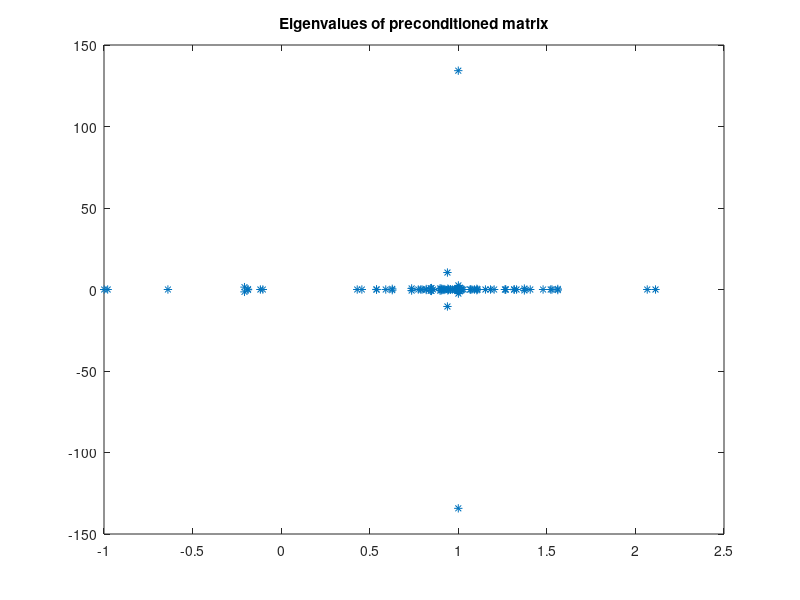

Reproduce this figure in MATLAB. (Note: this script raises an error after producing the figure.)
% TEST PROGRAM
% Run CPDQGMRES and CPGMRES(r) on random unsymmetric generalized
% saddle-point systems.
%
% Daniela di Serafino, Sept. 10, 2017

% clear;
% close all;

n = 200; m = 100;
density = 0.01;
Q = sprand(n,n,density,1e-1);  % Q may have zeros on diag
a = 5.0e-1;                     % the smaller a, the worse Q. Small entries on diag?
Q = Q + a*speye(n);
A = sprand(m,n,density);
% A = 1e8*A;
C = spdiags(abs(diag(rand(m))),0,m,m);
% C = 1e-2*C;
K = [Q  A' ; A  -C];
b = rand(n+m, 1);

x = K\b;

fprintf('\nSADDLE-POINT SYSTEM (n = %d, m = %d)\n', n, m);
fprintf('\n  [ A   B'' ] [x] = [b]');
fprintf('\n  [ B  -C  ] [y]   [0]\n');
fprintf('\n  matrix rank: %d\n', rank(full(K)));

% G = speye(n);
% G = spdiags(abs(diag(Q)),0,n,n);

% Define symmetric banded G with half bandwidth hbw. This does not ensure
% G is spd unless hbw = 0 (G diagonal).
hbw = 0;
qdiag = full(abs(diag(Q)));
diags = spdiags(((Q+Q'))/2, -hbw:hbw);
diags(:,hbw+1) = qdiag;
G = spdiags(diags, -hbw:hbw, n, n);
P = [G  A' ; A  -C];

% Info on the eigenvalues of the constraint-preconditioned matrix.
lambdaPK = eig(full(K),full(P));
n_lambdaPK_1 = length(find(abs(lambdaPK - 1) < 1e-8));
n_lambdaPK_inf = length(find(abs(lambdaPK) == Inf));
fprintf('\nCONSTRAINT-PRECONDITIONED MATRIX\n');
fprintf('\n  num. eigs close to 1: %d', n_lambdaPK_1);
fprintf('\n  num. eigs Inf: %d\n', n_lambdaPK_inf);
figure
plot(lambdaPK,'*');
title('Eigenvalues of preconditioned matrix');

pause

cpk3 = @cpdqgmres;
cpk_string3 = 'CPDQGMRES';
cpk4 = @cpgmres;
cpk_string4 = 'CPGMRES';

opts.print = true;     % true/false;
opts.atol = 1.0e-6;
opts.rtol = 1.0e-6;
opts.itmax = 500;
opts.mem = 10;
opts.restart = 10;

% Iterative refinement 
opts.nitref = 1;           % max # iterative refinement steps
opts.force_itref = false;  % force iterative refinement (true/false)
opts.itref_tol = 1.0e-12;
% opts.residual_update = true;

% diary('cpkrylov_unsym.txt')

% CPDQGMRES
fprintf('\n\n******************* %s mem %d *******************\n\n', cpk_string3, opts.mem)
[ cpk3x,  cpk3flags,  cpk3residHistory] =  reg_cpkrylov(cpk3, b, Q, A, C, G, opts);
cpk3x1  = cpk3x(1:n);
cpk3x2  = cpk3x(n+1:n+m);
fprintf('\n%s - rel err in (x, y) (refsol bsl): %7.1e', cpk_string3, norm(x-cpk3x)/norm(x));
fprintf('\n%s - rel err in x (refsol bsl): %7.1e', cpk_string3, norm(x(1:n)-cpk3x1)/norm(x(1:n)));
fprintf('\n%s - rel err in y (refsol bsl): %7.1e\n', cpk_string3, norm(x(n+1:n+m)-cpk3x2)/norm(x(n+1:n+m)));
fprintf('\n%s - iters = %d\n', cpk_string3, cpk3flags.niters);
pause

% restarted CPGMRES
fprintf('\n\n******************* %s(%d)*******************\n\n', cpk_string4, opts.restart)
[ cpk4x,  cpk4flags,  cpk4residHistory] =  reg_cpkrylov(cpk4, b, Q, A, C, G, opts);
cpk4x1  = cpk4x(1:n);
cpk4x2  = cpk4x(n+1:n+m);
fprintf('\n%s - rel err in (x, y) (refsol bsl): %7.1e', cpk_string4, norm(x-cpk4x)/norm(x));
fprintf('\n%s - rel err in x (refsol bsl): %7.1e', cpk_string4, norm(x(1:n)-cpk4x1)/norm(x(1:n)));
fprintf('\n%s - rel err in y (refsol bsl): %7.1e\n', cpk_string4, norm(x(n+1:n+m)-cpk4x2)/norm(x(n+1:n+m)));
fprintf('\n%s - iters = %d\n', cpk_string4, cpk4flags.niters);
pause

figure;
     
semilogy([0: size(cpk3residHistory.residHistory,1)-1], cpk3residHistory.residHistory, 'b.-', ...
         [0: size(cpk4residHistory.residHistory,1)-1], cpk4residHistory.residHistory, 'g:', ...
         'LineWidth', 2);

legend('CPDQGMRES', 'CPGMRES');
xlabel('iters');
ylabel('log(residual)');
title('Residual History');
